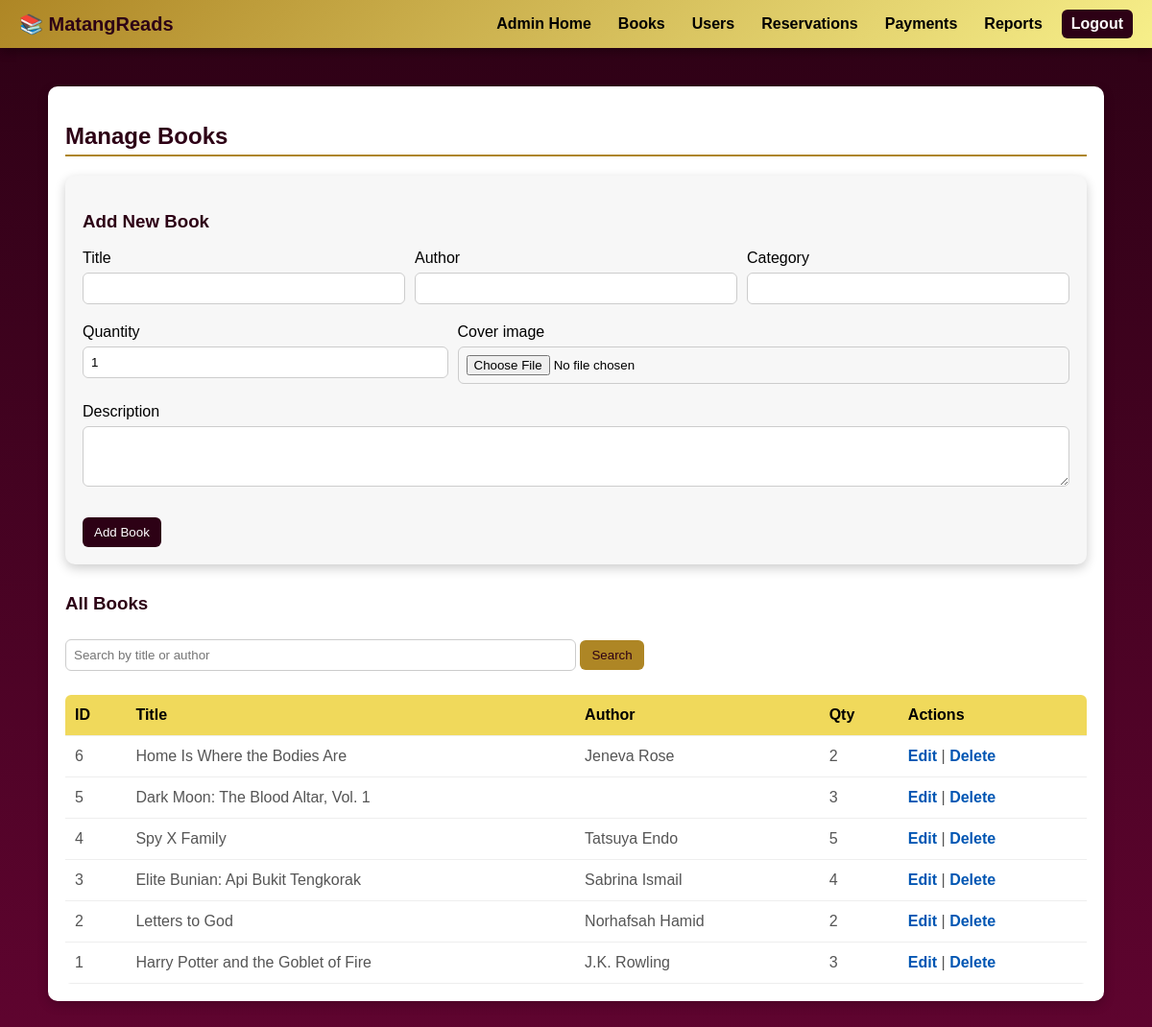
Screenshot of /admin/manage_books.php (signed in) with the database file from the repository.
### tables this page shows
CREATE TABLE books (
  book_id INT AUTO_INCREMENT PRIMARY KEY,
  bookname VARCHAR(255) NOT NULL,
  author VARCHAR(255),
  category VARCHAR(100),
  description TEXT,
  image VARCHAR(255),
  quantity INT DEFAULT 1,
  availability TINYINT(1) DEFAULT 1
);

### admin/manage_books.php (the view, shortened to what this page needs)
<?php
require_once '../config.php';
$search = $_GET['search'] ?? '';
$sql = "SELECT * FROM books WHERE 1=1";
$params = [];
$sql .= " ORDER BY book_id DESC";
$stmt = $pdo->prepare($sql);
$stmt->execute($params);
$books = $stmt->fetchAll();
?>
<!doctype html>
<html><head><meta charset="utf-8"><title>Manage Books</title>
<link rel="stylesheet" href="../css/style.css">
<link rel="stylesheet" href="../css/admin.css">
</head><body>
<?php include '../navbar.php'; ?>
<div class="admin-grid">
<div class="admin-content">
  <h2 style="color: #2d0115; border-bottom: 2px solid #AE8625; padding-bottom: 5px;">Manage Books</h2>
  <div class="form-container" style="background: #f7f7f7; border-top: none;">
    <h3 style="color: #2d0115;">Add New Book</h3>
    <form method="post" enctype="multipart/form-data" class="add-book-form">
      <div style="display: flex; flex-wrap: wrap; gap: 10px;">
          <div style="flex: 1 1 30%;">
              <label>Title</label><input name="bookname" required>
          </div>
          <div style="flex: 1 1 30%;">
              <label>Author</label><input name="author">
          </div>
          <div style="flex: 1 1 30%;">
              <label>Category</label><input name="category">
          </div>
          <div style="flex: 1 1 15%;">
              <label>Quantity</label><input name="quantity" type="number" value="1" min="1" required>
          </div>
          <div style="flex: 1 1 40%;">
              <label>Cover image</label><input type="file" name="image">
          </div>
          <div style="flex: 1 1 100%;">
              <label>Description</label><textarea name="description" rows="3"></textarea>
          </div>
      </div>
      <div class="form-buttons">
          <button type="submit" class="btn">Add Book</button>
      </div>
    </form>
  </div>
  <h3 style="color: #2d0115; margin-top: 30px;">All Books</h3>
  <form method="get" class="search-inline" style="margin-bottom: 15px;">
    <input name="search" placeholder="Search by title or author" value="<?php echo htmlspecialchars($search); ?>" style="width: 50%;">
    <button type="submit" class="btn" style="background-color: #AE8625; color: #2d0115;">Search</button>
  </form>
  <table class="simple-table">
    <thead><tr><th>ID</th><th>Title</th><th>Author</th><th>Qty</th><th>Actions</th></tr></thead>
    <tbody>
      <?php foreach($books as $b): ?>
        <tr>
          <td><?php echo $b['book_id'];?></td>
          <td><?php echo htmlspecialchars($b['bookname']);?></td>
          <td><?php echo htmlspecialchars($b['author']);?></td>
          <td><?php echo (int)$b['quantity'];?></td>
          <td>
            <a href="edit_book.php?id=<?php echo $b['book_id'];?>">Edit</a> |
            <a onclick="return confirm('Are you sure you want to delete this book? This cannot be undone.');" href="manage_books.php?delete=<?php echo $b['book_id'];?>">Delete</a>
          </td>
        </tr>
      <?php endforeach;?>
    </tbody>
  </table>
</div>
</div>
</body></html>

### css/style.css (style rules this page uses)
body { margin: 0; min-height: 100vh; background: linear-gradient(to bottom, #2d0115, #5f042f); font-family: Arial, sans-serif; }
.form-container, .admin-content, .add-form, .receipt-container { background: #fff; color: #000; padding: 18px; border-radius: 10px; box-shadow: 0 4px 12px rgba(0,0,0,0.2); }
.form-container input, .form-container textarea, .form-container select, .admin-content input, .admin-content textarea, .admin-content select { width: 100%; padding: 8px; margin-top:6px; margin-bottom:10px; border-radius:6px; border:1px solid #ccc; box-sizing: border-box; }
.form-buttons { margin-top: 10px; }
button { padding: 10px 14px; border-radius:6px; border:none; background:#2d0115; color:#fff; cursor:pointer; }
.btn { display:inline-block; margin-top:8px; padding:8px 12px; border-radius:6px; background:#2d0115; color:white; text-decoration:none; }
.simple-table { width:100%; border-collapse:collapse; margin-top:10px; background:white; color:#000; border-radius:6px; overflow:hidden; }
.simple-table th, .simple-table td { padding:12px 10px; border-bottom:1px solid #eee; text-align:left; }
.simple-table thead { background:#f0d95b; }
.search-inline input { padding:8px; width:40%; }

### css/admin.css (style rules this page uses)
body { margin: 0; background: linear-gradient(to bottom, #2d0115, #5f042f); color: #fff; font-family: Arial, sans-serif; min-height: 100vh; align-items: center; }
a { color: #F7EF8A; text-decoration: none; transition: color 0.2s; }
.admin-grid { max-width: 1100px; margin: 40px auto; padding: 0 20px; display: table }
.simple-table td a { color: #0056b3; text-decoration: none; font-weight: 600; white-space: nowrap; }
.simple-table td { color: #555; }
.simple-table td a { color: #0056b3; text-decoration: none; font-weight: 600; }

### rows the page displays
books: book_id "6", bookname "Home Is Where the Bodies Are", author "Jeneva Rose", quantity "2"
books: book_id "5", bookname "Dark Moon: The Blood Altar, Vol. 1", quantity "3"
books: book_id "4", bookname "Spy X Family", author "Tatsuya Endo", quantity "5"
books: book_id "3", bookname "Elite Bunian: Api Bukit Tengkorak", author "Sabrina Ismail", quantity "4"
books: book_id "2", bookname "Letters to God", author "Norhafsah Hamid", quantity "2"
books: book_id "1", bookname "Harry Potter and the Goblet of Fire", author "J.K. Rowling", quantity "3"
